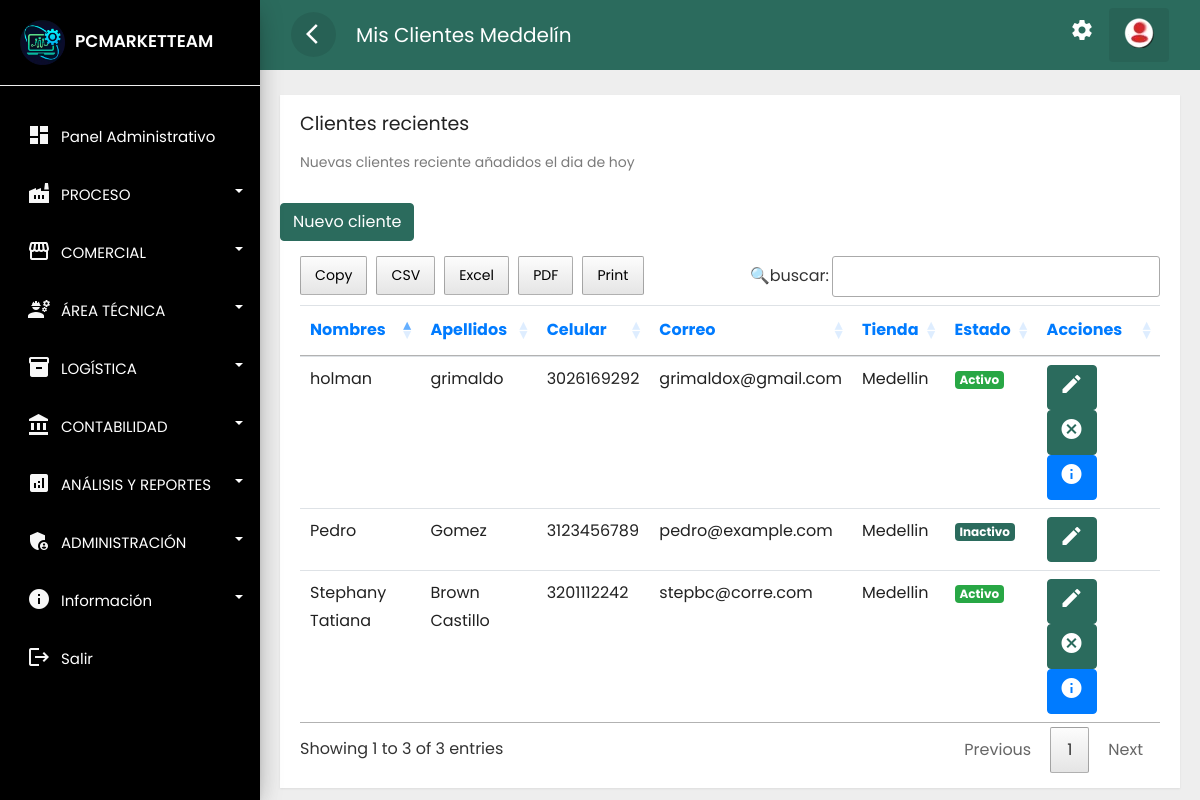
The page /frontend/clientes/medellin.php (signed in) on the database as committed earlier.
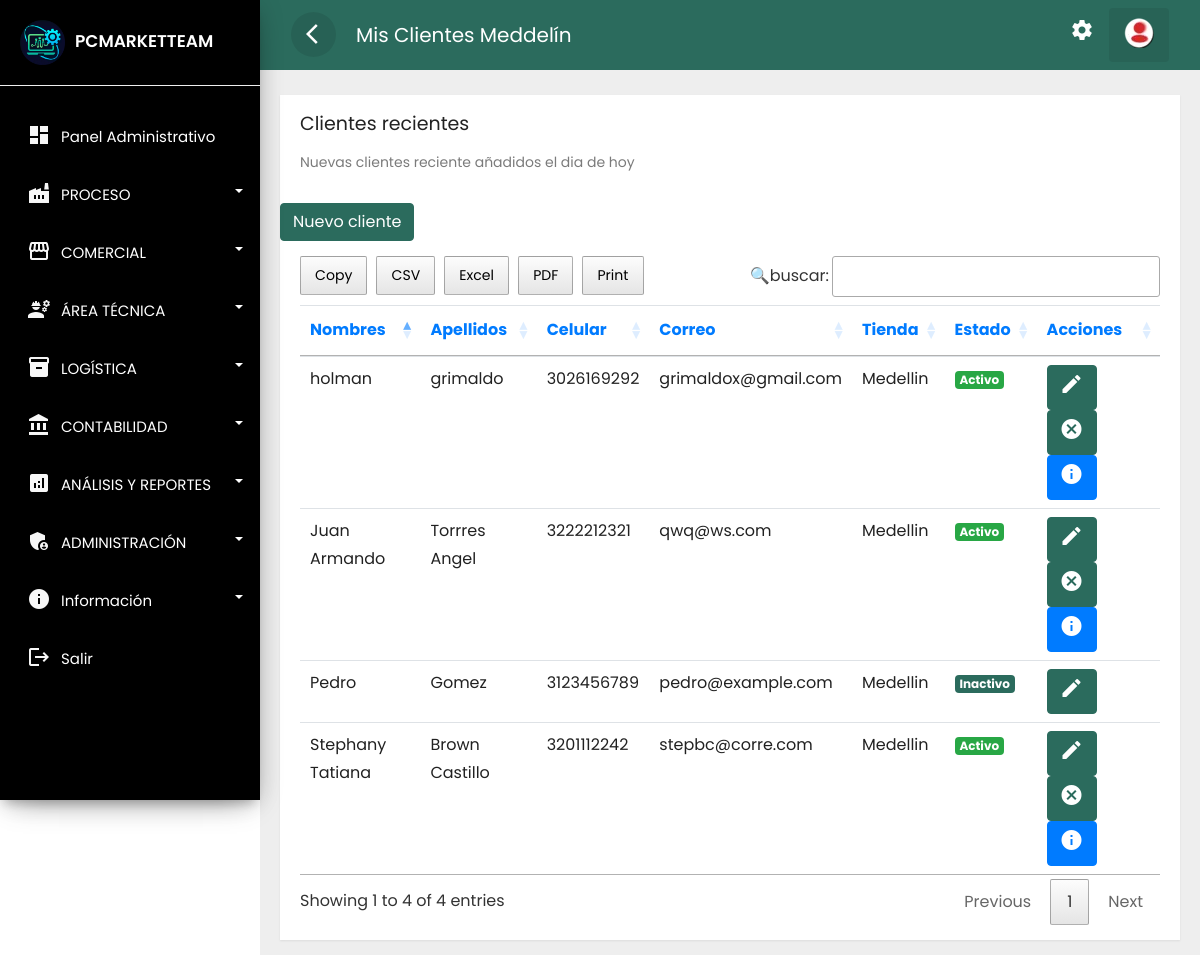
The same page on the database as committed later.
### tables this page shows
CREATE TABLE `clientes` (
  `idclie` int NOT NULL,
  `numid` char(8) NOT NULL,
  `nomcli` text NOT NULL,
  `apecli` text NOT NULL,
  `naci` date NOT NULL DEFAULT '1900-01-01',
  `correo` text NOT NULL,
  `celu` char(10) NOT NULL,
  `estad` varchar(15) NOT NULL,
  `fere` timestamp NOT NULL DEFAULT CURRENT_TIMESTAMP,
  `dircli` text,
  `ciucli` text,
  `idsede` text
);

### frontend/clientes/medellin.php (the view, shortened to what the changed rows need)
<?php if(isset($_SESSION['id'])) { ?>
<!doctype html>
<html lang="es">
<head>
    <link rel="stylesheet" href="../../backend/css/bootstrap.min.css">
    <link rel="stylesheet" href="../../backend/css/custom.css">
    <link rel="stylesheet" href="../../backend/css/loader.css">
    <link rel="stylesheet" type="text/css" href="../../backend/css/datatable.css">
    <link rel="stylesheet" type="text/css" href="../../backend/css/buttonsdataTables.css">
    <link rel="stylesheet" type="text/css" href="../../backend/css/font.css">
</head>
<body>
    <div class="wrapper">
        <?php    include_once '../layouts/nav.php';  include_once '../layouts/menu_data.php';    ?>
        <nav id="sidebar">
            <div class="sidebar-header">
                <h3><img src="../../backend/img/favicon.webp" class="img-fluid"><span>PCMARKETTEAM</span></h3>
            </div>
            <?php renderMenu($menu); ?>
        </nav>
        <div id="content">
            <div class="top-navbar">
                <nav class="navbar navbar-expand-lg">
                    <div class="container-fluid">
                        <button type="button" id="sidebarCollapse" class="d-xl-block d-lg-block d-md-mone d-none">
                            <span class="material-icons">arrow_back_ios</span>
                        </button>
                        <a class="navbar-brand" href="#"> Mis Clientes Meddelín</a>
                        <div class="collapse navbar-collapse d-lg-block d-xl-block d-sm-none d-md-none d-none"
                            id="navbarSupportedContent">
                            <ul class="nav navbar-nav ml-auto">
                                <li class="nav-item">
                                    <a class="nav-link" href="../cuenta/configuracion.php">
                                        <span class="material-icons">settings</span>
                                    </a>
                                </li>
                                <li class="dropdown nav-item active">
                                    <a href="#" class="nav-link" data-toggle="dropdown">
                                        <img src="../../backend/img/reere.webp">
                                    </a>
                                </li>
                            </ul>
                        </div>
                    </div>
                </nav>
            </div>
            <div class="main-content">
                <div class="row ">
                    <div class="col-lg-12 col-md-12">
                        <div class="card" style="min-height: 485px">
                            <div class="card-header card-header-text">
                                <h4 class="card-title">Clientes recientes</h4>
                                <p class="category">Nuevas clientes reciente añadidos el dia de hoy</p>
                            </div>
                            <br>
                            <a href="../clientes/nuevo.php" class="btn btn-danger text-white">Nuevo cliente</a>
                            <br>
                            <div class="card-content table-responsive">
<?php
require '../../config/ctconex.php';
$sentencia = $connect->prepare("SELECT * FROM clientes WHERE idsede = 'Medellin' OR idsede = '2' OR idsede = 'Medellín' OR idsede = 'medellin' ORDER BY nomcli DESC;");
$sentencia->execute();
$data =  array();
if($sentencia){
    while($r = $sentencia->fetchObject()){
        $data[] = $r;
    }
}
?>
                                <?php if(count($data)>0):?>
                                <table class="table table-hover" id="example">
                                    <thead class="text-primary">
                                        <tr>
                                            <th>Nombres</th>
                                            <th>Apellidos</th>
                                            <th>Celular</th>
                                            <th>Correo</th>
                                            <th>Tienda</th>
                                            <th>Estado</th>
                                            <th>Acciones</th>
                                        </tr>
                                    </thead>
                                    <tbody>
                                        <?php foreach($data as $g):?>
                                        <tr>
                                            <td><?php echo  $g->nomcli; ?></td>
                                            <td><?php echo  $g->apecli; ?></td>
                                            <td><?php echo  $g->celu; ?></td>
                                            <td><?php echo  $g->correo; ?></td>
                                            <td><?php echo  $g->idsede; ?></td>
                                            <td><?php    if($g->estad =='Activo')  { ?>
                                                <span class="badge badge-success">Activo</span>
                                                <?php  }   else {?>
                                                <span class="badge badge-danger">Inactivo</span>
                                                <?php  } ?>
                                            </td>
                                            <td>
                                                <?php    if($g->estad =='Activo')  { ?>
                                                <a class="btn btn-warning text-white"
                                                    href="../clientes/actualizar.php?id=<?php echo  $g->idclie; ?>"><i
                                                        class='material-icons' data-toggle='tooltip'
                                                        title='editar'>edit</i></a>
                                                <a class="btn btn-danger text-white"
                                                    href="../clientes/eliminar.php?id=<?php echo  $g->idclie; ?>"><i
                                                        class='material-icons' data-toggle='tooltip'
                                                        title='cancelar'>cancel</i></a>
                                                <a class="btn btn-primary text-white"
                                                    href="../clientes/informacion.php?id=<?php echo  $g->idclie; ?>"><i
                                                        class='material-icons' data-toggle='tooltip'
                                                        title='crear'>info</i></a>
                                                <?php  }   else {?>
                                                <a class="btn btn-warning text-white"
                                                    href="../clientes/actualizar.php?id=<?php echo  $g->idclie; ?>"><i
                                                        class='material-icons' data-toggle='tooltip'
                                                        title='editar'>edit</i></a>
                                                <?php  } ?>
                                            </td>
                                        </tr>
                                        <?php endforeach; ?>
                                    </tbody>
                                </table>
                                <?php endif; ?>
                            </div>
                        </div>
                    </div>
                </div>
            </div>
        </div>
    </div>
</body>
</html>
<?php }else{
    header('Location: ../error404.php');
 } ?>

### frontend/layouts/nav.php
<?php
function getInlineStyle($class, $label = '') {
    $styles = [
        'style-triage1' => ['#e74c3c', '#c0392b', 'rgba(231,76,60,0.3)'],
        'style-control-calidad' => ['#b6b059', 'rgb(222, 217, 50)', 'rgba(255, 234, 5, 0.3)'],
        'style-mantenimiento' => ['#1abc9c', '#16a085', 'rgba(26,188,156,0.3)'],
        'style-electrico' => ['#3498db', '#2980b9', 'rgba(52,152,219,0.3)'],
        'style-estetico' => ['#2c3e50', '#34495e', 'rgba(44,62,80,0.3)'],
        'business' => ['#27ae60', '#229954', 'rgba(39,174,96,0.3)'],
        'style-triage2' => ['#f39c12', '#e67e22', 'rgba(243,156,18,0.3)'],
    ];
    if (isset($styles[$class])) {
        [$from, $to, $shadow] = $styles[$class];
        return sprintf(
            'style="background: linear-gradient(135deg, %s 0%%, %s 100%%); color: white; box-shadow: 0 4px 15px %s; transition: all 0.3s ease;"',
            $from, $to, $shadow
        );
    }
    return '';
}
function renderMenu($items) {
    echo '<ul class="list-unstyled components">';
    foreach ($items as $item) {
        $class = $item['class'] ?? '';
        $label = $item['label'] ?? '';
        $style = getInlineStyle($class, $label);
        $url = $item['url'] ?? '#';
        $icon = isset($item['icon']) ? "<i class=\"material-icons\">{$item['icon']}</i>" : '';
        if (isset($item['children'])) {
            $id = $item['id'] ?? 'menu_' . uniqid();
            echo "<li class=\"dropdown\">
                    <a href=\"{$url}\" data-toggle=\"collapse\" data-target=\"#{$id}\" aria-expanded=\"false\" class=\"dropdown-toggle {$class}\" data-debug=\"{$class}\"{$style}>
                        {$icon}<span>{$label}</span>
                    </a>
                    <ul class=\"collapse list-unstyled menu\" id=\"{$id}\">";
            renderMenu($item['children']);
            echo '</ul></li>';
        } else {
            $disabled = (!empty($item['disabled']) && $item['disabled']) ? 'disabled' : '';
            echo "<li class=\"{$disabled}\">
                    <a href=\"{$url}\" class=\"{$class}\" data-debug=\"{$class}\"{$style}>
                        {$icon}<span>{$label}</span>
                    </a>
                </li>";
        }
    }
    echo '</ul>';
}
?>

Rows that differ between the two databases and show on the page:
now on this page (row edited): clientes: nomcli "Juan Armando", apecli "Torrres Angel", celu "3222212321", correo "qwq@ws.com", idsede "Medellin", estad "Activo"
Other text that changed with them:
text written by a page script: "Copy CSV Excel PDF Print 🔍buscar: Showing 1 to 3 of 3 entries Previous 1 Next" → "Copy CSV Excel PDF Print 🔍buscar: Showing 1 to 4 of 4 entries Previous 1 Next"
